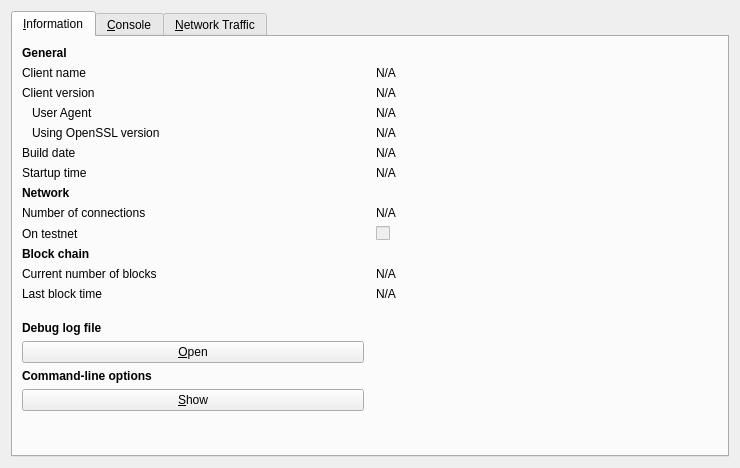
<?xml version="1.0" encoding="UTF-8"?>
<ui version="4.0">
 <class>RPCConsole</class>
 <widget class="QDialog" name="RPCConsole">
  <property name="geometry">
   <rect>
    <x>0</x>
    <y>0</y>
    <width>740</width>
    <height>468</height>
   </rect>
  </property>
  <property name="windowTitle">
   <string>ClubCoin - Debug window</string>
  </property>
  <layout class="QVBoxLayout" name="verticalLayout_2">
   <item>
    <widget class="QTabWidget" name="tabWidget">
     <property name="currentIndex">
      <number>0</number>
     </property>
     <widget class="QWidget" name="tab_info">
      <attribute name="title">
       <string>&amp;Information</string>
      </attribute>
      <layout class="QGridLayout" name="gridLayout" columnstretch="0,0">
       <property name="horizontalSpacing">
        <number>12</number>
       </property>
       <item row="0" column="0">
        <widget class="QLabel" name="label_9">
         <property name="font">
          <font>
           <weight>75</weight>
           <bold>true</bold>
          </font>
         </property>
         <property name="text">
          <string>General</string>
         </property>
        </widget>
       </item>
       <item row="1" column="0">
        <widget class="QLabel" name="label_5">
         <property name="text">
          <string>Client name</string>
         </property>
        </widget>
       </item>
       <item row="1" column="1">
        <widget class="QLabel" name="clientName">
         <property name="cursor">
          <cursorShape>IBeamCursor</cursorShape>
         </property>
         <property name="text">
          <string>N/A</string>
         </property>
         <property name="textFormat">
          <enum>Qt::PlainText</enum>
         </property>
         <property name="textInteractionFlags">
          <set>Qt::LinksAccessibleByMouse|Qt::TextSelectableByKeyboard|Qt::TextSelectableByMouse</set>
         </property>
        </widget>
       </item>
       <item row="2" column="0">
        <widget class="QLabel" name="label_6">
         <property name="text">
          <string>Client version</string>
         </property>
        </widget>
       </item>
       <item row="2" column="1">
        <widget class="QLabel" name="clientVersion">
         <property name="cursor">
          <cursorShape>IBeamCursor</cursorShape>
         </property>
         <property name="text">
          <string>N/A</string>
         </property>
         <property name="textFormat">
          <enum>Qt::PlainText</enum>
         </property>
         <property name="textInteractionFlags">
          <set>Qt::LinksAccessibleByMouse|Qt::TextSelectableByKeyboard|Qt::TextSelectableByMouse</set>
         </property>
        </widget>
       </item>
       <item row="5" column="0">
        <widget class="QLabel" name="label_12">
         <property name="text">
          <string>Build date</string>
         </property>
        </widget>
       </item>
       <item row="4" column="0">
        <widget class="QLabel" name="label_14">
         <property name="text">
          <string>Using OpenSSL version</string>
         </property>
         <property name="indent">
          <number>10</number>
         </property>
        </widget>
       </item>
       <item row="4" column="1">
        <widget class="QLabel" name="openSSLVersion">
         <property name="cursor">
          <cursorShape>IBeamCursor</cursorShape>
         </property>
         <property name="text">
          <string>N/A</string>
         </property>
         <property name="textFormat">
          <enum>Qt::PlainText</enum>
         </property>
         <property name="textInteractionFlags">
          <set>Qt::LinksAccessibleByMouse|Qt::TextSelectableByKeyboard|Qt::TextSelectableByMouse</set>
         </property>
        </widget>
       </item>
       <item row="6" column="0">
        <widget class="QLabel" name="label_13">
         <property name="text">
          <string>Startup time</string>
         </property>
        </widget>
       </item>
       <item row="5" column="1">
        <widget class="QLabel" name="buildDate">
         <property name="cursor">
          <cursorShape>IBeamCursor</cursorShape>
         </property>
         <property name="text">
          <string>N/A</string>
         </property>
         <property name="textFormat">
          <enum>Qt::PlainText</enum>
         </property>
         <property name="textInteractionFlags">
          <set>Qt::LinksAccessibleByMouse|Qt::TextSelectableByKeyboard|Qt::TextSelectableByMouse</set>
         </property>
        </widget>
       </item>
       <item row="8" column="0">
        <widget class="QLabel" name="label_7">
         <property name="text">
          <string>Number of connections</string>
         </property>
        </widget>
       </item>
       <item row="6" column="1">
        <widget class="QLabel" name="startupTime">
         <property name="cursor">
          <cursorShape>IBeamCursor</cursorShape>
         </property>
         <property name="text">
          <string>N/A</string>
         </property>
         <property name="textFormat">
          <enum>Qt::PlainText</enum>
         </property>
         <property name="textInteractionFlags">
          <set>Qt::LinksAccessibleByMouse|Qt::TextSelectableByKeyboard|Qt::TextSelectableByMouse</set>
         </property>
        </widget>
       </item>
       <item row="7" column="0">
        <widget class="QLabel" name="label_11">
         <property name="font">
          <font>
           <weight>75</weight>
           <bold>true</bold>
          </font>
         </property>
         <property name="text">
          <string>Network</string>
         </property>
        </widget>
       </item>
       <item row="9" column="1">
        <widget class="QCheckBox" name="isTestNet">
         <property name="enabled">
          <bool>false</bool>
         </property>
         <property name="text">
          <string/>
         </property>
        </widget>
       </item>
       <item row="9" column="0">
        <widget class="QLabel" name="label_8">
         <property name="text">
          <string>On testnet</string>
         </property>
        </widget>
       </item>
       <item row="8" column="1">
        <widget class="QLabel" name="numberOfConnections">
         <property name="cursor">
          <cursorShape>IBeamCursor</cursorShape>
         </property>
         <property name="text">
          <string>N/A</string>
         </property>
         <property name="textFormat">
          <enum>Qt::PlainText</enum>
         </property>
         <property name="textInteractionFlags">
          <set>Qt::LinksAccessibleByMouse|Qt::TextSelectableByKeyboard|Qt::TextSelectableByMouse</set>
         </property>
        </widget>
       </item>
       <item row="11" column="0">
        <widget class="QLabel" name="label_3">
         <property name="text">
          <string>Current number of blocks</string>
         </property>
        </widget>
       </item>
       <item row="10" column="0">
        <widget class="QLabel" name="label_10">
         <property name="font">
          <font>
           <weight>75</weight>
           <bold>true</bold>
          </font>
         </property>
         <property name="text">
          <string>Block chain</string>
         </property>
        </widget>
       </item>
       <item row="12" column="0">
        <widget class="QLabel" name="label_2">
         <property name="text">
          <string>Last block time</string>
         </property>
        </widget>
       </item>
       <item row="11" column="1">
        <widget class="QLabel" name="numberOfBlocks">
         <property name="cursor">
          <cursorShape>IBeamCursor</cursorShape>
         </property>
         <property name="text">
          <string>N/A</string>
         </property>
         <property name="textFormat">
          <enum>Qt::PlainText</enum>
         </property>
         <property name="textInteractionFlags">
          <set>Qt::LinksAccessibleByMouse|Qt::TextSelectableByKeyboard|Qt::TextSelectableByMouse</set>
         </property>
        </widget>
       </item>
       <item row="15" column="0">
        <widget class="QPushButton" name="openDebugLogfileButton">
         <property name="toolTip">
          <string>Open the ClubCoin debug log file from the current data directory. This can take a few seconds for large log files.</string>
         </property>
         <property name="text">
          <string>&amp;Open</string>
         </property>
         <property name="autoDefault">
          <bool>false</bool>
         </property>
        </widget>
       </item>
       <item row="12" column="1">
        <widget class="QLabel" name="lastBlockTime">
         <property name="cursor">
          <cursorShape>IBeamCursor</cursorShape>
         </property>
         <property name="text">
          <string>N/A</string>
         </property>
         <property name="textFormat">
          <enum>Qt::PlainText</enum>
         </property>
         <property name="textInteractionFlags">
          <set>Qt::LinksAccessibleByMouse|Qt::TextSelectableByKeyboard|Qt::TextSelectableByMouse</set>
         </property>
        </widget>
       </item>
       <item row="13" column="0">
        <spacer name="verticalSpacer_2">
         <property name="orientation">
          <enum>Qt::Vertical</enum>
         </property>
         <property name="sizeHint" stdset="0">
          <size>
           <width>20</width>
           <height>20</height>
          </size>
         </property>
        </spacer>
       </item>
       <item row="14" column="0">
        <widget class="QLabel" name="labelDebugLogfile">
         <property name="font">
          <font>
           <weight>75</weight>
           <bold>true</bold>
          </font>
         </property>
         <property name="text">
          <string>Debug log file</string>
         </property>
        </widget>
       </item>
       <item row="17" column="0">
        <widget class="QPushButton" name="showCLOptionsButton">
         <property name="toolTip">
          <string>Show the ClubCoin-Qt help message to get a list with possible ClubCoin command-line options.</string>
         </property>
         <property name="text">
          <string>&amp;Show</string>
         </property>
         <property name="autoDefault">
          <bool>false</bool>
         </property>
        </widget>
       </item>
       <item row="16" column="0">
        <widget class="QLabel" name="labelCLOptions">
         <property name="font">
          <font>
           <weight>75</weight>
           <bold>true</bold>
          </font>
         </property>
         <property name="text">
          <string>Command-line options</string>
         </property>
        </widget>
       </item>
       <item row="18" column="0">
        <spacer name="verticalSpacer">
         <property name="orientation">
          <enum>Qt::Vertical</enum>
         </property>
         <property name="sizeHint" stdset="0">
          <size>
           <width>20</width>
           <height>40</height>
          </size>
         </property>
        </spacer>
       </item>
       <item row="3" column="0">
        <widget class="QLabel" name="label_4">
         <property name="text">
          <string>User Agent</string>
         </property>
         <property name="indent">
          <number>10</number>
         </property>
        </widget>
       </item>
       <item row="3" column="1">
        <widget class="QLabel" name="clientUserAgent">
         <property name="text">
          <string>N/A</string>
         </property>
         <property name="textFormat">
          <enum>Qt::PlainText</enum>
         </property>
        </widget>
       </item>
      </layout>
     </widget>
     <widget class="QWidget" name="tab_console">
      <attribute name="title">
       <string>&amp;Console</string>
      </attribute>
      <layout class="QVBoxLayout" name="verticalLayout_3">
       <property name="spacing">
        <number>3</number>
       </property>
       <item>
        <widget class="QTextEdit" name="messagesWidget">
         <property name="minimumSize">
          <size>
           <width>0</width>
           <height>100</height>
          </size>
         </property>
         <property name="readOnly">
          <bool>true</bool>
         </property>
         <property name="tabKeyNavigation" stdset="0">
          <bool>false</bool>
         </property>
         <property name="columnCount" stdset="0">
          <number>2</number>
         </property>
        </widget>
       </item>
       <item>
        <layout class="QHBoxLayout" name="horizontalLayout">
         <property name="spacing">
          <number>3</number>
         </property>
         <item>
          <widget class="QLabel" name="label">
           <property name="text">
            <string notr="true">&gt;</string>
           </property>
          </widget>
         </item>
         <item>
          <widget class="QLineEdit" name="lineEdit"/>
         </item>
         <item>
          <widget class="QPushButton" name="clearButton">
           <property name="maximumSize">
            <size>
             <width>24</width>
             <height>24</height>
            </size>
           </property>
           <property name="toolTip">
            <string>Clear console</string>
           </property>
           <property name="text">
            <string/>
           </property>
           <property name="icon">
            <iconset resource="../bitcoin.qrc">
             <normaloff>:/icons/remove</normaloff>:/icons/remove</iconset>
           </property>
           <property name="shortcut">
            <string notr="true">Ctrl+L</string>
           </property>
           <property name="autoDefault">
            <bool>false</bool>
           </property>
          </widget>
         </item>
        </layout>
       </item>
      </layout>
     </widget>
     <widget class="QWidget" name="tab">
      <attribute name="title">
       <string>&amp;Network Traffic</string>
      </attribute>
      <layout class="QHBoxLayout" name="horizontalLayout_3">
       <item>
        <layout class="QVBoxLayout" name="verticalLayout_4">
         <item>
          <widget class="TrafficGraphWidget" name="trafficGraph" native="true">
           <property name="sizePolicy">
            <sizepolicy hsizetype="Expanding" vsizetype="Expanding">
             <horstretch>0</horstretch>
             <verstretch>0</verstretch>
            </sizepolicy>
           </property>
          </widget>
         </item>
         <item>
          <layout class="QHBoxLayout" name="horizontalLayout_2">
           <item>
            <widget class="QSlider" name="sldGraphRange">
             <property name="minimum">
              <number>1</number>
             </property>
             <property name="maximum">
              <number>288</number>
             </property>
             <property name="pageStep">
              <number>12</number>
             </property>
             <property name="value">
              <number>6</number>
             </property>
             <property name="orientation">
              <enum>Qt::Horizontal</enum>
             </property>
            </widget>
           </item>
           <item>
            <widget class="QLabel" name="lblGraphRange">
             <property name="minimumSize">
              <size>
               <width>100</width>
               <height>0</height>
              </size>
             </property>
             <property name="alignment">
              <set>Qt::AlignCenter</set>
             </property>
            </widget>
           </item>
           <item>
            <widget class="QPushButton" name="btnClearTrafficGraph">
             <property name="text">
              <string>&amp;Clear</string>
             </property>
            </widget>
           </item>
          </layout>
         </item>
        </layout>
       </item>
       <item>
        <layout class="QVBoxLayout" name="verticalLayout">
         <item>
          <widget class="QGroupBox" name="groupBox">
           <property name="title">
            <string>Totals</string>
           </property>
           <layout class="QVBoxLayout" name="verticalLayout_5">
            <item>
             <layout class="QHBoxLayout" name="horizontalLayout_4">
              <item>
               <widget class="Line" name="line">
                <property name="sizePolicy">
                 <sizepolicy hsizetype="Fixed" vsizetype="Fixed">
                  <horstretch>0</horstretch>
                  <verstretch>0</verstretch>
                 </sizepolicy>
                </property>
                <property name="minimumSize">
                 <size>
                  <width>10</width>
                  <height>0</height>
                 </size>
                </property>
                <property name="palette">
                 <palette>
                  <active>
                   <colorrole role="Light">
                    <brush brushstyle="SolidPattern">
                     <color alpha="255">
                      <red>0</red>
                      <green>255</green>
                      <blue>0</blue>
                     </color>
                    </brush>
                   </colorrole>
                  </active>
                  <inactive>
                   <colorrole role="Light">
                    <brush brushstyle="SolidPattern">
                     <color alpha="255">
                      <red>0</red>
                      <green>255</green>
                      <blue>0</blue>
                     </color>
                    </brush>
                   </colorrole>
                  </inactive>
                  <disabled>
                   <colorrole role="Light">
                    <brush brushstyle="SolidPattern">
                     <color alpha="255">
                      <red>0</red>
                      <green>255</green>
                      <blue>0</blue>
                     </color>
                    </brush>
                   </colorrole>
                  </disabled>
                 </palette>
                </property>
                <property name="orientation">
                 <enum>Qt::Horizontal</enum>
                </property>
               </widget>
              </item>
              <item>
               <widget class="QLabel" name="label_16">
                <property name="text">
                 <string>In:</string>
                </property>
               </widget>
              </item>
              <item>
               <widget class="QLabel" name="lblBytesIn">
                <property name="minimumSize">
                 <size>
                  <width>50</width>
                  <height>0</height>
                 </size>
                </property>
                <property name="alignment">
                 <set>Qt::AlignRight|Qt::AlignTrailing|Qt::AlignVCenter</set>
                </property>
               </widget>
              </item>
             </layout>
            </item>
            <item>
             <layout class="QHBoxLayout" name="horizontalLayout_5">
              <item>
               <widget class="Line" name="line_2">
                <property name="sizePolicy">
                 <sizepolicy hsizetype="Fixed" vsizetype="Fixed">
                  <horstretch>0</horstretch>
                  <verstretch>0</verstretch>
                 </sizepolicy>
                </property>
                <property name="minimumSize">
                 <size>
                  <width>10</width>
                  <height>0</height>
                 </size>
                </property>
                <property name="palette">
                 <palette>
                  <active>
                   <colorrole role="Light">
                    <brush brushstyle="SolidPattern">
                     <color alpha="255">
                      <red>255</red>
                      <green>0</green>
                      <blue>0</blue>
                     </color>
                    </brush>
                   </colorrole>
                  </active>
                  <inactive>
                   <colorrole role="Light">
                    <brush brushstyle="SolidPattern">
                     <color alpha="255">
                      <red>255</red>
                      <green>0</green>
                      <blue>0</blue>
                     </color>
                    </brush>
                   </colorrole>
                  </inactive>
                  <disabled>
                   <colorrole role="Light">
                    <brush brushstyle="SolidPattern">
                     <color alpha="255">
                      <red>255</red>
                      <green>0</green>
                      <blue>0</blue>
                     </color>
                    </brush>
                   </colorrole>
                  </disabled>
                 </palette>
                </property>
                <property name="orientation">
                 <enum>Qt::Horizontal</enum>
                </property>
               </widget>
              </item>
              <item>
               <widget class="QLabel" name="label_17">
                <property name="text">
                 <string>Out:</string>
                </property>
               </widget>
              </item>
              <item>
               <widget class="QLabel" name="lblBytesOut">
                <property name="minimumSize">
                 <size>
                  <width>50</width>
                  <height>0</height>
                 </size>
                </property>
                <property name="alignment">
                 <set>Qt::AlignRight|Qt::AlignTrailing|Qt::AlignVCenter</set>
                </property>
               </widget>
              </item>
             </layout>
            </item>
            <item>
             <spacer name="verticalSpacer_4">
              <property name="orientation">
               <enum>Qt::Vertical</enum>
              </property>
              <property name="sizeHint" stdset="0">
               <size>
                <width>20</width>
                <height>407</height>
               </size>
              </property>
             </spacer>
            </item>
           </layout>
          </widget>
         </item>
        </layout>
       </item>
      </layout>
     </widget>
    </widget>
   </item>
  </layout>
 </widget>
 <customwidgets>
  <customwidget>
   <class>TrafficGraphWidget</class>
   <extends>QWidget</extends>
   <header>trafficgraphwidget.h</header>
   <container>1</container>
   <slots>
    <slot>clear()</slot>
   </slots>
  </customwidget>
 </customwidgets>
 <resources>
  <include location="../bitcoin.qrc"/>
 </resources>
 <connections/>
</ui>
